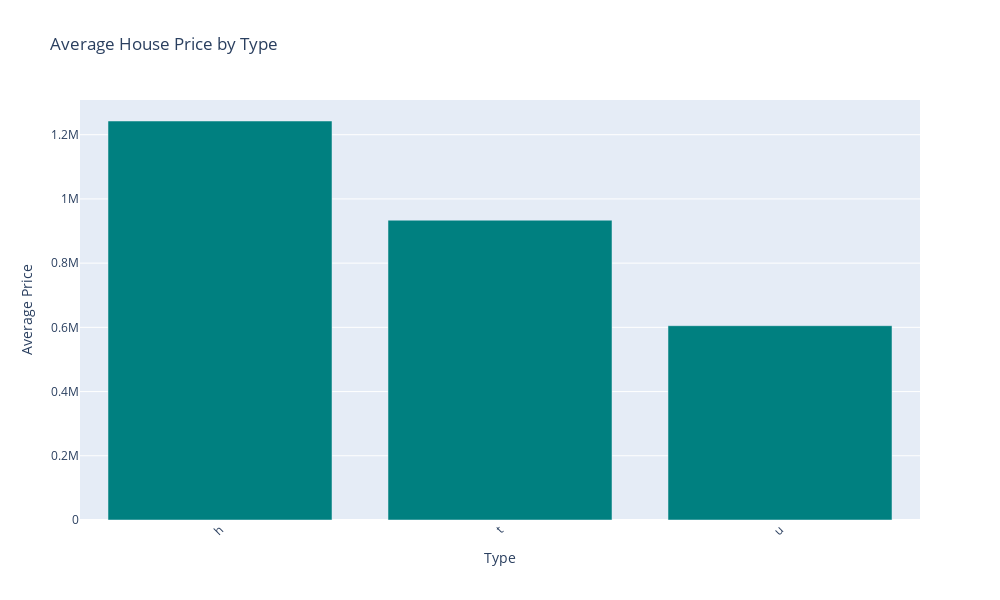

The code cell stored with this chart in its notebook:
### Code cell
# Create the bar chart
fig = go.Figure(
    data=[
        go.Bar(
            x=df_type_price['Type'],
            y=df_type_price['Price'],
            marker_color='teal'
        )
    ]
)

# Customize layout
fig.update_layout(
    title='Average House Price by Type',
    xaxis_title='Type',
    yaxis_title='Average Price',
    xaxis_tickangle=-45,
    height=600,
    width=1000
)

fig.show()

### Figure 1 — Plotly figure (JSON) as saved in the notebook; plotly's stock layout.template omitted (floating-point values rounded to 4 significant figures)
{"data": [{"marker": {"color": "teal"}, "type": "bar", "x": ["h", "t", "u"], "y": [1243000.0, 933700.0, 605100.0]}], "layout": {"height": 600, "title": {"text": "Average House Price by Type"}, "width": 1000, "xaxis": {"tickangle": -45, "title": {"text": "Type"}}, "yaxis": {"title": {"text": "Average Price"}}}}
